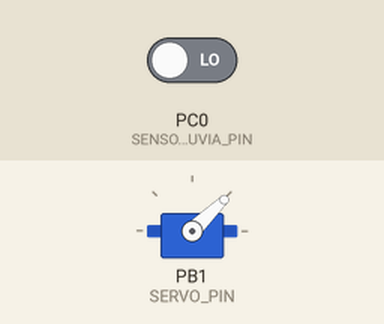
Simulated run of this program. Board: ATmega328P, built with avr-gcc and emulated at 16 MHz. Parts: servo. Inputs (shaded band) come from the test bench; at power-on: PC0 (SENSOR_LLUVIA_PIN) LOW. Servo pulses on a pin are drawn as a servo (544–2400 µs = 0–180°).

Above: at 1.2 s.
1.3 s: PC0 (SENSOR_LLUVIA_PIN) driven HIGH
At 1.8 s:
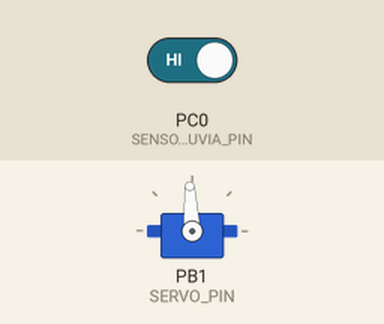
2.8 s: PC0 (SENSOR_LLUVIA_PIN) driven LOW
At 4.1 s:
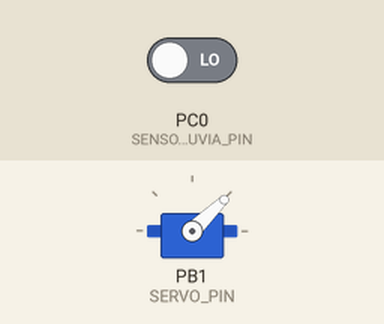
Timing chart, 0 to 5.8 s (numbered marks = the images above; inputs shaded):
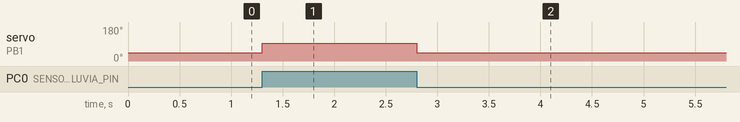

Measured:
- after the input at 1.3 s, servo on PB1 (SERVO_PIN): 44° → 93° at once
- after the input at 2.8 s, servo on PB1 (SERVO_PIN): 93° → 44° at once

The program:

main.c
```c
#define F_CPU 16000000UL

#include <avr/io.h>
#include <avr/interrupt.h>
#include <stdint.h>


// =====================================================
// I2C
// =====================================================
#define I2C_SLAVE_ADDRESS 0x09


// =====================================================
// SENSOR DE LLUVIA
// =====================================================
#define SENSOR_LLUVIA_PIN PC0


// =====================================================
// SERVO
// =====================================================
#define SERVO_PIN PB1


// =====================================================
// VALORES DEL SERVO
// =====================================================
#define SERVO_0_OCR     2000
#define SERVO_90_OCR    3000
#define SERVO_180_OCR   4000


// =====================================================
// VARIABLES
// =====================================================
volatile uint8_t lluvia_estado = 0;
volatile uint8_t servo_posicion = 0;


// =====================================================
// INICIALIZAR SENSOR DE LLUVIA
// =====================================================
void sensor_lluvia_init(void)
{
    // PC0 como entrada
    DDRC &= ~(1 << SENSOR_LLUVIA_PIN);
    // Sin pull-up interno
    PORTC &= ~(1 << SENSOR_LLUVIA_PIN);
}


// =====================================================
// INICIALIZAR SERVO - TIMER1
// =====================================================
void servo_init(void)
{
    DDRB |= (1 << SERVO_PIN);
    TCCR1A =(1 << COM1A1) |(1 << WGM11);

    TCCR1B =(1 << WGM13) |(1 << WGM12) |(1 << CS11);
    ICR1 = 39999;
    OCR1A = SERVO_0_OCR;
    servo_posicion = 0;
}


// =====================================================
// MOVER SERVO A 0 GRADOS
// =====================================================
void servo_0_grados(void)
{
    OCR1A = SERVO_0_OCR;
    servo_posicion = 0;
}


// =====================================================
// MOVER SERVO A 90 GRADOS
// =====================================================
void servo_90_grados(void)
{
    OCR1A = SERVO_90_OCR;
    servo_posicion = 90;
}


// =====================================================
// ACTUALIZAR SENSOR Y SERVO
// =====================================================
void sensor_lluvia_actualizar(void)
{
    if (PINC & (1 << SENSOR_LLUVIA_PIN))
    {
        // Hay lluvia
        lluvia_estado = 1;
        servo_90_grados();
    }
    else
    {
        // No hay lluvia
        lluvia_estado = 0;
        servo_0_grados();
    }
}


// =====================================================
// INICIALIZAR I2C COMO ESCLAVO
// =====================================================
void i2c_slave_init(void)
{
    TWAR = (I2C_SLAVE_ADDRESS << 1);
    TWCR =(1 << TWEN) |(1 << TWEA) |(1 << TWIE);
}


// =====================================================
// INTERRUPCION I2C
// =====================================================
ISR(TWI_vect)
{
    uint8_t estado;
    estado = TWSR & 0xF8;

    switch (estado)
    {
        // =============================================
        // SLA+R recibido
        // =============================================
        case 0xA8:
            TWDR = lluvia_estado;
            TWCR =(1 << TWINT) |(1 << TWEN)  |(1 << TWEA)  |(1 << TWIE);
            break;

        // =============================================
        // Byte transmitido + ACK recibido
        // =============================================
        case 0xB8:
            TWDR = servo_posicion;
            TWCR = (1 << TWINT) |(1 << TWEN)  |(1 << TWEA)  |(1 << TWIE);
            break;

        // =============================================
        // Byte transmitido + NACK recibido
        // =============================================
        case 0xC0:
            TWCR =(1 << TWINT) |(1 << TWEN)  |(1 << TWEA)  | (1 << TWIE);
            break;

        // =============================================
        // Ultimo byte transmitido + ACK
        // =============================================
        case 0xC8:
            TWCR =(1 << TWINT) | (1 << TWEN)  |(1 << TWEA)  |(1 << TWIE);
            break;

        // =============================================
        // Cualquier otro estado
        // =============================================
        default:
            TWCR =(1 << TWINT) |(1 << TWEN)  |(1 << TWEA)  |(1 << TWIE);
            break;
    }
}


int main(void)
{
    // Sensor de lluvia
    sensor_lluvia_init();
    // Servo con Timer1 a 50 Hz
    servo_init();
    // I2C esclavo
    i2c_slave_init();
    sei();

    // Leer estado inicial
    sensor_lluvia_actualizar();

    while (1)
    {
        // Revisar continuamente el sensor
        sensor_lluvia_actualizar();
    }
    return 0;
}
```
